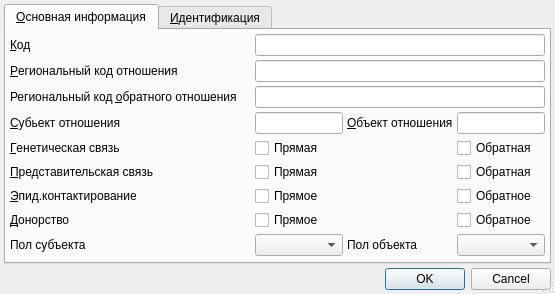
<?xml version="1.0" encoding="UTF-8"?>
<ui version="4.0">
 <class>ItemEditorDialog</class>
 <widget class="QDialog" name="ItemEditorDialog">
  <property name="geometry">
   <rect>
    <x>0</x>
    <y>0</y>
    <width>555</width>
    <height>279</height>
   </rect>
  </property>
  <property name="windowTitle">
   <string>ChangeMe!</string>
  </property>
  <property name="sizeGripEnabled">
   <bool>true</bool>
  </property>
  <layout class="QGridLayout" name="gridLayout">
   <property name="margin">
    <number>4</number>
   </property>
   <property name="spacing">
    <number>4</number>
   </property>
   <item row="0" column="0">
    <widget class="QTabWidget" name="tabWidget">
     <property name="currentIndex">
      <number>0</number>
     </property>
     <widget class="QWidget" name="tabMain">
      <attribute name="title">
       <string>&amp;Основная информация</string>
      </attribute>
      <layout class="QGridLayout" name="gridLayout_2">
       <property name="margin">
        <number>4</number>
       </property>
       <property name="spacing">
        <number>4</number>
       </property>
       <item row="0" column="0">
        <widget class="QLabel" name="lblCode">
         <property name="sizePolicy">
          <sizepolicy hsizetype="Maximum" vsizetype="Preferred">
           <horstretch>0</horstretch>
           <verstretch>0</verstretch>
          </sizepolicy>
         </property>
         <property name="text">
          <string>&amp;Код</string>
         </property>
         <property name="buddy">
          <cstring>edtCode</cstring>
         </property>
        </widget>
       </item>
       <item row="0" column="1" colspan="3">
        <widget class="QLineEdit" name="edtCode"/>
       </item>
       <item row="1" column="0">
        <widget class="QLabel" name="lblRegionalCode">
         <property name="sizePolicy">
          <sizepolicy hsizetype="Maximum" vsizetype="Preferred">
           <horstretch>0</horstretch>
           <verstretch>0</verstretch>
          </sizepolicy>
         </property>
         <property name="text">
          <string>&amp;Региональный код отношения</string>
         </property>
         <property name="buddy">
          <cstring>edtRegionalCode</cstring>
         </property>
        </widget>
       </item>
       <item row="1" column="1" colspan="3">
        <widget class="QLineEdit" name="edtRegionalCode"/>
       </item>
       <item row="2" column="0">
        <widget class="QLabel" name="lblRegionalReverseCode">
         <property name="sizePolicy">
          <sizepolicy hsizetype="Maximum" vsizetype="Preferred">
           <horstretch>0</horstretch>
           <verstretch>0</verstretch>
          </sizepolicy>
         </property>
         <property name="text">
          <string>Региональный код &amp;обратного отношения</string>
         </property>
         <property name="buddy">
          <cstring>edtRegionalReverseCode</cstring>
         </property>
        </widget>
       </item>
       <item row="2" column="1" colspan="3">
        <widget class="QLineEdit" name="edtRegionalReverseCode"/>
       </item>
       <item row="3" column="0">
        <widget class="QLabel" name="lblLeftName">
         <property name="sizePolicy">
          <sizepolicy hsizetype="Maximum" vsizetype="Preferred">
           <horstretch>0</horstretch>
           <verstretch>0</verstretch>
          </sizepolicy>
         </property>
         <property name="text">
          <string>&amp;Субьект отношения</string>
         </property>
         <property name="buddy">
          <cstring>edtLeftName</cstring>
         </property>
        </widget>
       </item>
       <item row="3" column="1">
        <widget class="QLineEdit" name="edtLeftName">
         <property name="toolTip">
          <string>&lt;!DOCTYPE HTML PUBLIC &quot;-//W3C//DTD HTML 4.0//EN&quot; &quot;http://www.w3.org/TR/REC-html40/strict.dtd&quot;&gt;
&lt;html&gt;&lt;head&gt;&lt;meta name=&quot;qrichtext&quot; content=&quot;1&quot; /&gt;&lt;style type=&quot;text/css&quot;&gt;
p, li { white-space: pre-wrap; }
&lt;/style&gt;&lt;/head&gt;&lt;body style=&quot; font-family:'MS Shell Dlg 2'; font-size:8.25pt; font-weight:400; font-style:normal;&quot;&gt;
&lt;p style=&quot; margin-top:0px; margin-bottom:0px; margin-left:0px; margin-right:0px; -qt-block-indent:0; text-indent:0px;&quot;&gt;&lt;span style=&quot; font-size:8pt;&quot;&gt;(лат.) предметы, всякое лицо, вещь, о коих говорится.&lt;/span&gt;&lt;/p&gt;
&lt;p style=&quot; margin-top:0px; margin-bottom:0px; margin-left:0px; margin-right:0px; -qt-block-indent:0; text-indent:0px;&quot;&gt;&lt;span style=&quot; font-size:8pt;&quot;&gt;--&lt;/span&gt;&lt;/p&gt;
&lt;p style=&quot; margin-top:0px; margin-bottom:0px; margin-left:0px; margin-right:0px; -qt-block-indent:0; text-indent:0px;&quot;&gt;&lt;span style=&quot; font-size:8pt;&quot;&gt;Словарь Даля &lt;/span&gt;&lt;/p&gt;&lt;/body&gt;&lt;/html&gt;</string>
         </property>
        </widget>
       </item>
       <item row="3" column="2">
        <widget class="QLabel" name="lblRightName">
         <property name="text">
          <string>&amp;Объект отношения</string>
         </property>
         <property name="buddy">
          <cstring>edtRightName</cstring>
         </property>
        </widget>
       </item>
       <item row="3" column="3">
        <widget class="QLineEdit" name="edtRightName">
         <property name="toolTip">
          <string>&lt;!DOCTYPE HTML PUBLIC &quot;-//W3C//DTD HTML 4.0//EN&quot; &quot;http://www.w3.org/TR/REC-html40/strict.dtd&quot;&gt;
&lt;html&gt;&lt;head&gt;&lt;meta name=&quot;qrichtext&quot; content=&quot;1&quot; /&gt;&lt;style type=&quot;text/css&quot;&gt;
p, li { white-space: pre-wrap; }
&lt;/style&gt;&lt;/head&gt;&lt;body style=&quot; font-family:'MS Shell Dlg 2'; font-size:8.25pt; font-weight:400; font-style:normal;&quot;&gt;
&lt;p style=&quot; margin-top:0px; margin-bottom:0px; margin-left:0px; margin-right:0px; -qt-block-indent:0; text-indent:0px;&quot;&gt;&lt;span style=&quot; font-size:8pt;&quot;&gt;(лат.) предмет противоположный субъекту.&lt;/span&gt;&lt;/p&gt;
&lt;p style=&quot; margin-top:0px; margin-bottom:0px; margin-left:0px; margin-right:0px; -qt-block-indent:0; text-indent:0px;&quot;&gt;&lt;span style=&quot; font-size:8pt;&quot;&gt;--&lt;/span&gt;&lt;/p&gt;
&lt;p style=&quot; margin-top:0px; margin-bottom:0px; margin-left:0px; margin-right:0px; -qt-block-indent:0; text-indent:0px;&quot;&gt;&lt;span style=&quot; font-size:8pt;&quot;&gt;Словарь Даля&lt;/span&gt;&lt;/p&gt;&lt;/body&gt;&lt;/html&gt;</string>
         </property>
        </widget>
       </item>
       <item row="4" column="0">
        <widget class="QLabel" name="lblGenetic">
         <property name="sizePolicy">
          <sizepolicy hsizetype="Maximum" vsizetype="Preferred">
           <horstretch>0</horstretch>
           <verstretch>0</verstretch>
          </sizepolicy>
         </property>
         <property name="text">
          <string>&amp;Генетическая связь</string>
         </property>
         <property name="buddy">
          <cstring>chkDirectGeneticRelation</cstring>
         </property>
        </widget>
       </item>
       <item row="4" column="1">
        <widget class="QCheckBox" name="chkDirectGeneticRelation">
         <property name="toolTip">
          <string>Передача генетического материала от субъекта к объекту</string>
         </property>
         <property name="text">
          <string>Прямая</string>
         </property>
        </widget>
       </item>
       <item row="4" column="3">
        <widget class="QCheckBox" name="chkBackwardGeneticRelation">
         <property name="toolTip">
          <string>&lt;!DOCTYPE HTML PUBLIC &quot;-//W3C//DTD HTML 4.0//EN&quot; &quot;http://www.w3.org/TR/REC-html40/strict.dtd&quot;&gt;
&lt;html&gt;&lt;head&gt;&lt;meta name=&quot;qrichtext&quot; content=&quot;1&quot; /&gt;&lt;style type=&quot;text/css&quot;&gt;
p, li { white-space: pre-wrap; }
&lt;/style&gt;&lt;/head&gt;&lt;body style=&quot; font-family:'MS Shell Dlg 2'; font-size:8.25pt; font-weight:400; font-style:normal;&quot;&gt;
&lt;p style=&quot; margin-top:0px; margin-bottom:0px; margin-left:0px; margin-right:0px; -qt-block-indent:0; text-indent:0px;&quot;&gt;&lt;span style=&quot; font-size:8pt;&quot;&gt;Передача генетического материала от объекта к субъекту&lt;/span&gt;&lt;/p&gt;&lt;/body&gt;&lt;/html&gt;</string>
         </property>
         <property name="text">
          <string>Обратная</string>
         </property>
        </widget>
       </item>
       <item row="5" column="0">
        <widget class="QLabel" name="lblRepresentative">
         <property name="sizePolicy">
          <sizepolicy hsizetype="Maximum" vsizetype="Preferred">
           <horstretch>0</horstretch>
           <verstretch>0</verstretch>
          </sizepolicy>
         </property>
         <property name="text">
          <string>&amp;Представительская связь</string>
         </property>
         <property name="buddy">
          <cstring>chkDirectRepresentativeRelation</cstring>
         </property>
        </widget>
       </item>
       <item row="5" column="1">
        <widget class="QCheckBox" name="chkDirectRepresentativeRelation">
         <property name="toolTip">
          <string>Субъект является представителем объекта</string>
         </property>
         <property name="text">
          <string>Прямая</string>
         </property>
        </widget>
       </item>
       <item row="5" column="3">
        <widget class="QCheckBox" name="chkBackwardRepresentativeRelation">
         <property name="toolTip">
          <string>Объект является представителем субъекта</string>
         </property>
         <property name="text">
          <string>Обратная</string>
         </property>
        </widget>
       </item>
       <item row="6" column="0">
        <widget class="QLabel" name="lblEpidemic">
         <property name="sizePolicy">
          <sizepolicy hsizetype="Maximum" vsizetype="Preferred">
           <horstretch>0</horstretch>
           <verstretch>0</verstretch>
          </sizepolicy>
         </property>
         <property name="text">
          <string>&amp;Эпид.контактирование</string>
         </property>
         <property name="buddy">
          <cstring>chkDirectEpidemicRelation</cstring>
         </property>
        </widget>
       </item>
       <item row="6" column="1">
        <widget class="QCheckBox" name="chkDirectEpidemicRelation">
         <property name="toolTip">
          <string>Возможна передача от субъекта к объекту</string>
         </property>
         <property name="text">
          <string>Прямое</string>
         </property>
        </widget>
       </item>
       <item row="6" column="3">
        <widget class="QCheckBox" name="chkBackwardEpidemicRelation">
         <property name="toolTip">
          <string>Возможна передача от объекта к субъекту</string>
         </property>
         <property name="text">
          <string>Обратное</string>
         </property>
        </widget>
       </item>
       <item row="7" column="0">
        <widget class="QLabel" name="lblDonation">
         <property name="sizePolicy">
          <sizepolicy hsizetype="Maximum" vsizetype="Preferred">
           <horstretch>0</horstretch>
           <verstretch>0</verstretch>
          </sizepolicy>
         </property>
         <property name="text">
          <string>&amp;Донорство</string>
         </property>
         <property name="buddy">
          <cstring>chkDirectDonationRelation</cstring>
         </property>
        </widget>
       </item>
       <item row="7" column="1">
        <widget class="QCheckBox" name="chkDirectDonationRelation">
         <property name="toolTip">
          <string>Передача органов от субъекта к объекту</string>
         </property>
         <property name="text">
          <string>Прямое</string>
         </property>
        </widget>
       </item>
       <item row="7" column="3">
        <widget class="QCheckBox" name="chkBackwardDonationRelation">
         <property name="toolTip">
          <string>Передача органов от объекта к субъекту</string>
         </property>
         <property name="text">
          <string>Обратное</string>
         </property>
        </widget>
       </item>
       <item row="8" column="0">
        <widget class="QLabel" name="lblLeftSex">
         <property name="sizePolicy">
          <sizepolicy hsizetype="Maximum" vsizetype="Preferred">
           <horstretch>0</horstretch>
           <verstretch>0</verstretch>
          </sizepolicy>
         </property>
         <property name="text">
          <string>Пол субъекта</string>
         </property>
         <property name="buddy">
          <cstring>cmbLeftSex</cstring>
         </property>
        </widget>
       </item>
       <item row="8" column="1">
        <widget class="QComboBox" name="cmbLeftSex">
         <item>
          <property name="text">
           <string/>
          </property>
         </item>
         <item>
          <property name="text">
           <string>мужской</string>
          </property>
         </item>
         <item>
          <property name="text">
           <string>женский</string>
          </property>
         </item>
        </widget>
       </item>
       <item row="8" column="2">
        <widget class="QLabel" name="lblRightSex">
         <property name="text">
          <string>Пол объекта</string>
         </property>
         <property name="buddy">
          <cstring>cmbRightSex</cstring>
         </property>
        </widget>
       </item>
       <item row="8" column="3">
        <widget class="QComboBox" name="cmbRightSex">
         <item>
          <property name="text">
           <string/>
          </property>
         </item>
         <item>
          <property name="text">
           <string>мужской</string>
          </property>
         </item>
         <item>
          <property name="text">
           <string>женский</string>
          </property>
         </item>
        </widget>
       </item>
       <item row="9" column="0">
        <spacer name="spacer">
         <property name="orientation">
          <enum>Qt::Vertical</enum>
         </property>
         <property name="sizeHint" stdset="0">
          <size>
           <width>241</width>
           <height>0</height>
          </size>
         </property>
        </spacer>
       </item>
      </layout>
     </widget>
     <widget class="QWidget" name="tabIdentification">
      <attribute name="title">
       <string>&amp;Идентификация</string>
      </attribute>
      <layout class="QGridLayout" name="gridLayout_3">
       <property name="margin">
        <number>4</number>
       </property>
       <property name="spacing">
        <number>4</number>
       </property>
       <item row="0" column="0">
        <widget class="CInDocTableView" name="tblIdentification"/>
       </item>
      </layout>
     </widget>
    </widget>
   </item>
   <item row="1" column="0">
    <widget class="QDialogButtonBox" name="buttonBox">
     <property name="standardButtons">
      <set>QDialogButtonBox::Cancel|QDialogButtonBox::Ok</set>
     </property>
    </widget>
   </item>
  </layout>
 </widget>
 <customwidgets>
  <customwidget>
   <class>CInDocTableView</class>
   <extends>QTableView</extends>
   <header location="global">library/InDocTable.h</header>
  </customwidget>
 </customwidgets>
 <tabstops>
  <tabstop>tabWidget</tabstop>
  <tabstop>edtCode</tabstop>
  <tabstop>edtRegionalCode</tabstop>
  <tabstop>edtRegionalReverseCode</tabstop>
  <tabstop>edtLeftName</tabstop>
  <tabstop>chkDirectGeneticRelation</tabstop>
  <tabstop>chkDirectRepresentativeRelation</tabstop>
  <tabstop>chkDirectEpidemicRelation</tabstop>
  <tabstop>chkDirectDonationRelation</tabstop>
  <tabstop>cmbLeftSex</tabstop>
  <tabstop>edtRightName</tabstop>
  <tabstop>chkBackwardGeneticRelation</tabstop>
  <tabstop>chkBackwardRepresentativeRelation</tabstop>
  <tabstop>chkBackwardEpidemicRelation</tabstop>
  <tabstop>chkBackwardDonationRelation</tabstop>
  <tabstop>cmbRightSex</tabstop>
  <tabstop>tblIdentification</tabstop>
  <tabstop>buttonBox</tabstop>
 </tabstops>
 <resources/>
 <connections>
  <connection>
   <sender>buttonBox</sender>
   <signal>accepted()</signal>
   <receiver>ItemEditorDialog</receiver>
   <slot>accept()</slot>
   <hints>
    <hint type="sourcelabel">
     <x>244</x>
     <y>251</y>
    </hint>
    <hint type="destinationlabel">
     <x>244</x>
     <y>133</y>
    </hint>
   </hints>
  </connection>
  <connection>
   <sender>buttonBox</sender>
   <signal>rejected()</signal>
   <receiver>ItemEditorDialog</receiver>
   <slot>reject()</slot>
   <hints>
    <hint type="sourcelabel">
     <x>244</x>
     <y>251</y>
    </hint>
    <hint type="destinationlabel">
     <x>244</x>
     <y>133</y>
    </hint>
   </hints>
  </connection>
 </connections>
</ui>
